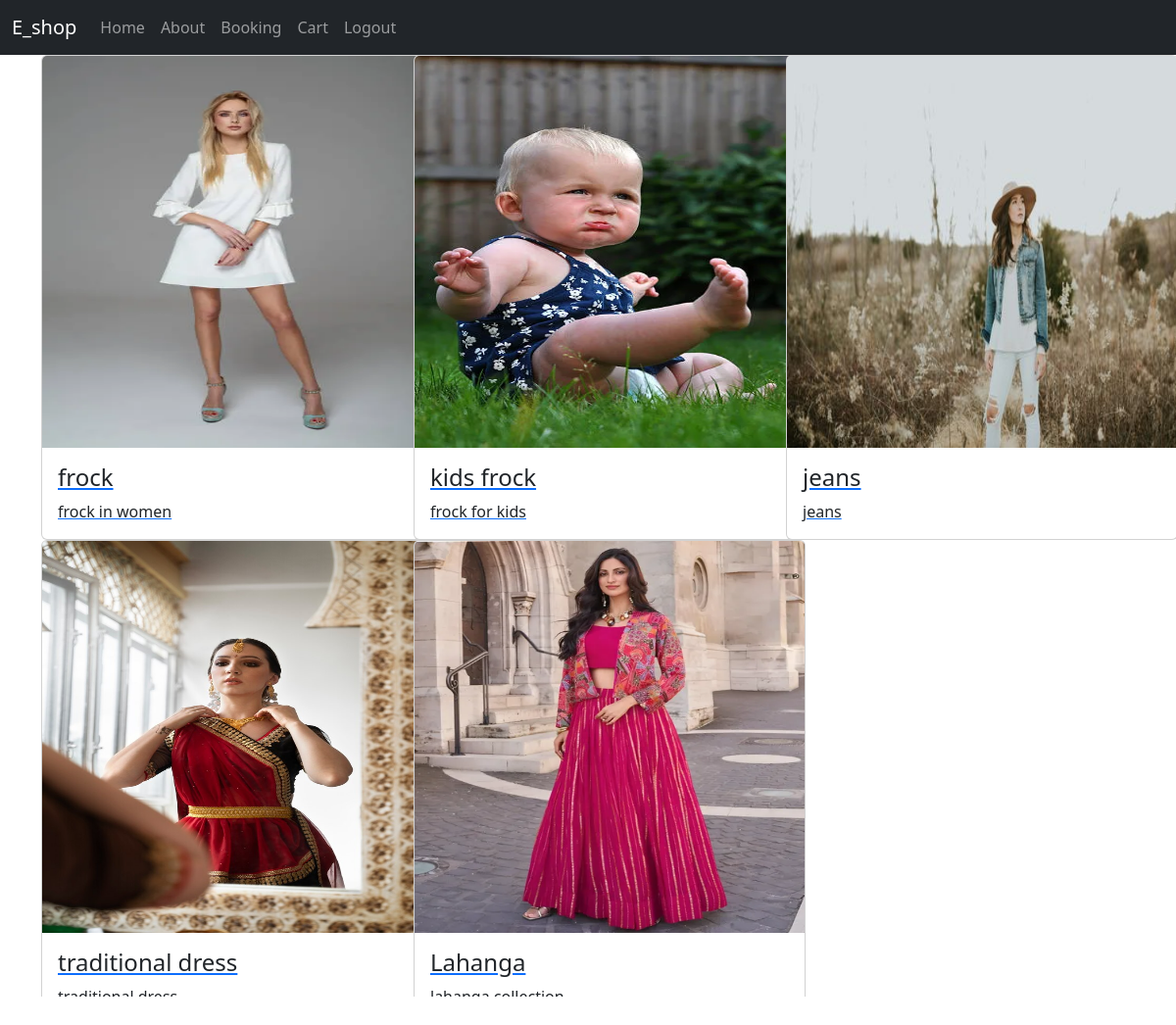
The page /user_home (signed in) on the database its author committed.
### app/models.py (models this page shows)
class Product(models.Model):
    pid=models.TextField()
    name=models.TextField()
    dis=models.TextField()
    price=models.IntegerField()
    offer_price=models.IntegerField()
    stock=models.IntegerField()
    img=models.FileField()

### app/views.py (the view)
# urls.py: path('user_home',views.user_home),
def user_home(req):
    if 'user' in req.session:
        data=Product.objects.all()
        return render(req,'user/home.html',{'products':data})
    else:
        return redirect(e_shop_login)

### templates/user/home.html (shortened to what this page needs)
<!DOCTYPE html>
<html lang="en">
<head>
  <link href="https://cdn.jsdelivr.net/npm/bootstrap@5.3.3/dist/css/bootstrap.min.css" rel="stylesheet">
</head>
<body>
  <nav class="navbar navbar-expand-sm bg-dark navbar-dark">
    <div class="container-fluid">
      <a class="navbar-brand" href="#">E_shop</a>
      <div class="collapse navbar-collapse" id="collapsibleNavbar">
        <ul class="navbar-nav">
          <li class="nav-item">
            <a class="nav-link" href="#">Home</a>
          </li>
          <li class="nav-item">
            <a class="nav-link" href="#">About</a>
          </li>
          <li class="nav-item">
            <a class="nav-link" href="#">Booking</a>
          </li>
          <li class="nav-item">
            <a class="nav-link" href="view_cart">Cart</a>
          </li>
          <li class="nav-item">
            <a class="nav-link" href="logout">Logout</a>
          </li>
        </ul>
      </div>
    </div>
  </nav>
  <div class="container">
    <div class="row">
      {% for pro in products %}
      <div class="col-lg-4">
        <a href="view_product/{{pro.pk}}">
          <div class="card" style="width:400px">
            <img class="card-img-top" src="{{pro.img.url}}" alt="Card image" style="width:100%;height: 400px;">
            <div class="card-body">
              <h4 class="card-title">{{pro.name}}</h4>
              <p class="card-text">{{pro.dis}}</p>
            </div>
          </div>
        </a>
      </div>
      {% endfor %}
    </div>
  </div>
</body>
</html>

### rows shown on the page
Product: img (picture), name "frock", dis "frock in women"
Product: img (picture), name "kids frock", dis "frock for kids"
Product: img (picture), name "jeans", dis "jeans"
Product: img (picture), name "traditional dress", dis "traditional dress"
Product: img (picture), name "Lahanga", dis "lahanga collection"
